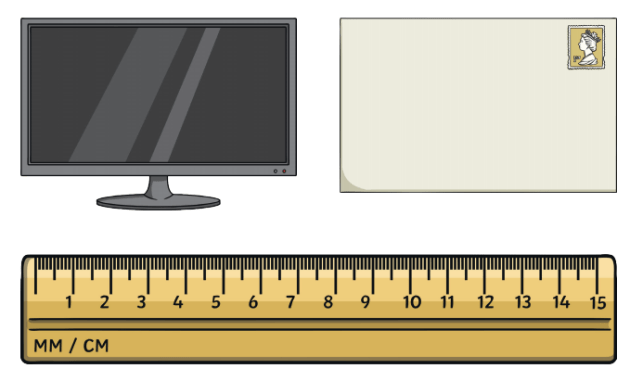
#> input picture YOLO/rectangular.png, 630 x 381 px, found by its file name
$ python yolo.py
#> lines starting #> are read from the running program, lines starting #| are printed output that depends on the picture; after the words box and inside, x2 and y2 are one past the last pixel; in counts of white or black regions, pixels touching at a corner belong together
import cv2
import numpy as np
img=cv2.imread(r"C:\Users\Johaan Liju\downloads\rectangular.png")
#> img is the input picture: shape (381, 630, 3); mean B, G, R 166.8, 185.9, 192.6
gray = cv2.cvtColor(img,cv2.COLOR_BGR2GRAY)
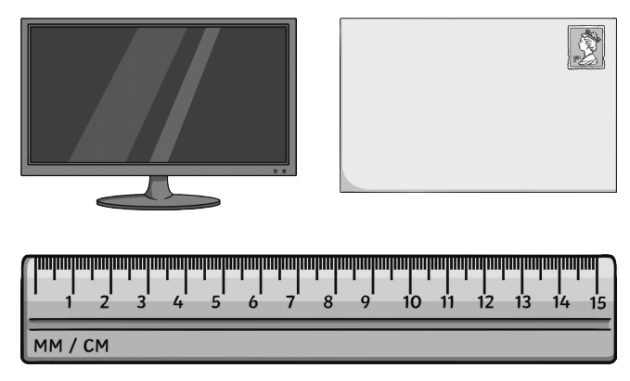
#> gray: shape (381, 630); min 13, max 255, mean 185.8
edges = cv2.Canny(gray, 50,150)
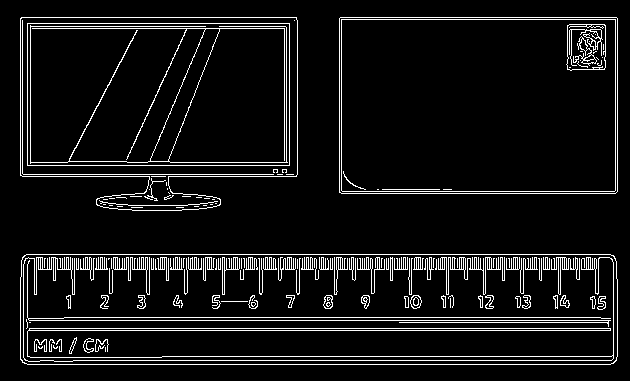
#> edges: shape (381, 630); 7.7% white in thin lines or dots, all inside (x1, y1, x2, y2) = (20, 17, 618, 365)
cv2.imshow("edges",edges)
cv2.waitKey(0)
contours, hierarchy= cv2.findContours(edges, cv2.RETR_EXTERNAL, cv2.CHAIN_APPROX_SIMPLE)
#> contours = 3 contours; box (x1, y1, x2, y2) and area: (20, 254, 618, 365) 65566, (339, 17, 618, 194) 48924, (20, 17, 298, 211) 46174
big = max(contours,key=cv2.contourArea)
#> big = contour of 31 points, box (x1, y1, x2, y2) (20, 254, 618, 365), area 65566
print(big.shape)
#| (31, 1, 2)
epsilon = 0.02 * cv2.arcLength(big, True)
#> epsilon = 28.06
approx = cv2.approxPolyDP(big,epsilon,True)
#> approx = [[21, 260], [27, 364], [617, 356], [610, 254]]
print(approx.shape)
#| (4, 1, 2)
corners = approx.reshape(4,2)
#> corners = [[21, 260], [27, 364], [617, 356], [610, 254]]
sums = corners[:,0] + corners[:,1]
#> sums = [281, 391, 973, 864]
diffs = corners[:, 0] - corners[:, 1]
#> diffs = [-239, -337, 261, 356]

top_left = corners[np.argmin(sums)]
#> top_left = [21, 260]
bottom_right = corners[np.argmax(sums)]
#> bottom_right = [617, 356]
top_right = corners[np.argmin(diffs)]
#> top_right = [27, 364]
bottom_left = corners[np.argmax(diffs)]
#> bottom_left = [610, 254]
ordered=np.array([top_left,top_right,bottom_left,bottom_right])
#> ordered = [[21, 260], [27, 364], [610, 254], [617, 356]]
print(ordered)
#| [[ 21 260]
#|  [ 27 364]
#|  [610 254]
#|  [617 356]]
for i, point in enumerate(ordered):
    x, y = point
    x, y = int(x), int(y)
    cv2.circle(img, (x, y), 6, (0, 255, 0), -1)
    cv2.putText(img, str(i), (x + 10, y), cv2.FONT_HERSHEY_SIMPLEX, 0.8, (0, 0, 255), 2)
#> this loop made 4 passes
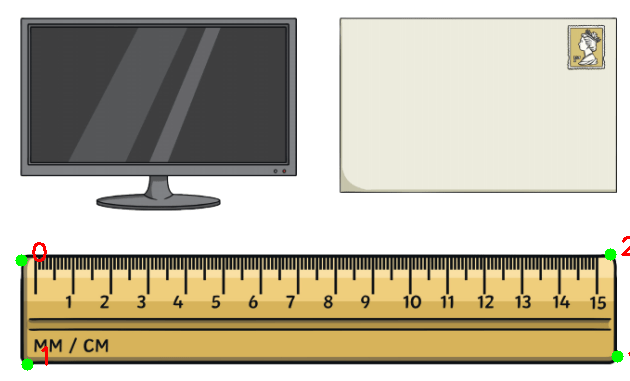
#> img: shape (381, 630, 3); 0.31% of pixels changed, all inside (x1, y1, x2, y2) = (15, 236, 630, 371)

cv2.imshow("corners", img)
cv2.waitKey(0)
